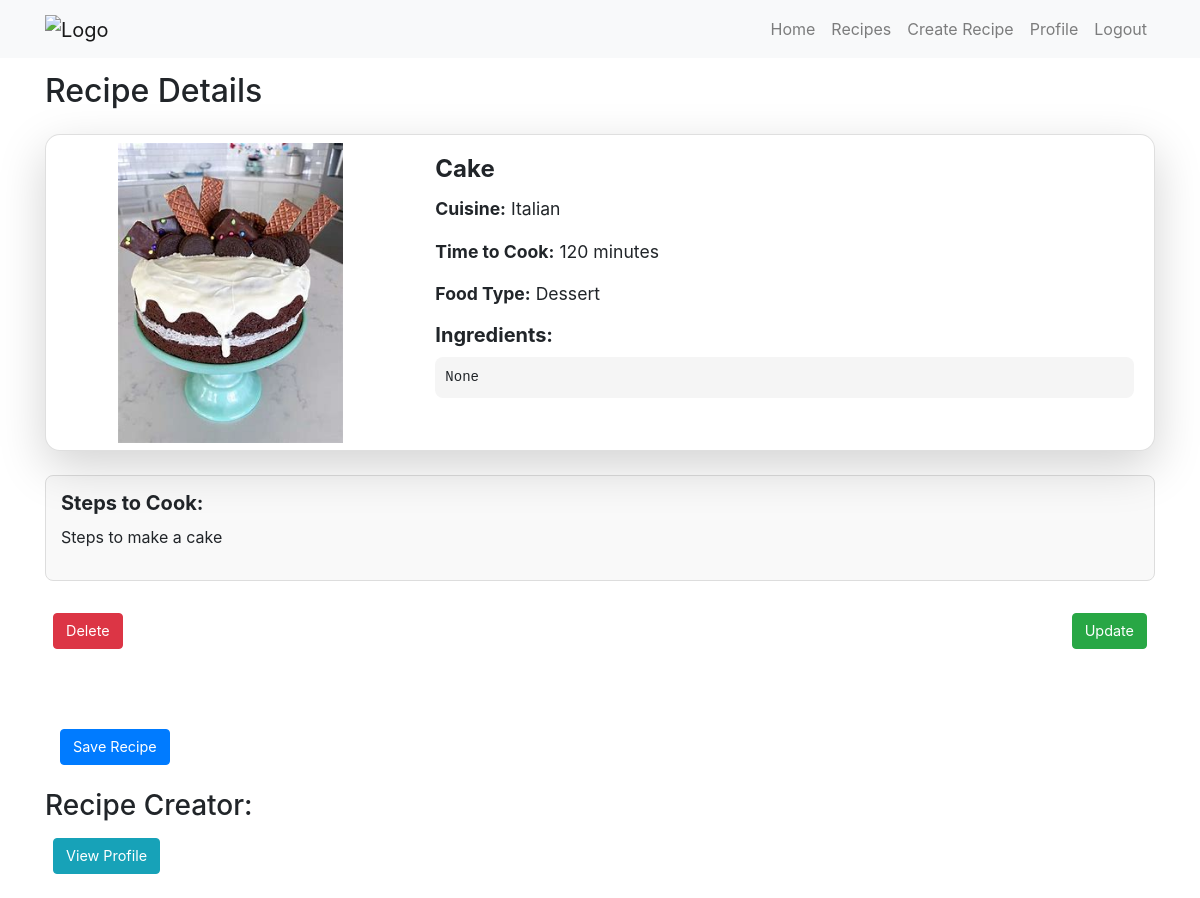
Page /recipe/recipe-detail/40 on the committed database.
### recipe/models.py (models this page shows, shortened)
class RecipeModel(models.Model):
    chef = models.ForeignKey(get_user_model(),on_delete=models.CASCADE,related_name="RecipeModel_chef",null=True,blank=True)
    recipe_name = models.CharField(max_length=200)
    picture = models.ImageField(upload_to='recipes/',blank=True,null=True)
    cuisine = models.CharField(max_length=100, default='Unknown')
    time_to_cook = models.CharField(max_length=100,default=0)
    food_type = models.CharField(max_length=100,default='Unknown')
    description = models.TextField()
    ingredients = models.TextField(blank=True, null=True)
    updated_at = models.DateTimeField(auto_now=True)
    created_at = models.DateTimeField(auto_now_add=True, editable=False)

### recipe/views.py (the view)
# urls.py: path('recipe-detail/<int:id>',recipe_detail, name='recipe_detail'),
def recipe_detail(request,id):
    recipe = get_object_or_404(RecipeModel,id=id)
    creator_username = recipe.chef.username if recipe.chef else None
    context = {
        'recipe': recipe,
        'creator_username': creator_username
    }
    return render(request, 'recipe_detail.html', context)

### recipe/templates/recipe_detail.html (shortened to what this page needs)
{% extends "base.html" %}
{% block body %}
{% include "navbar.html" %}
<div class="container mt-5 pt-4">
    <h2 class="mb-4">Recipe Details</h2>
    <div class="card mb-4 shadow-lg">
        <div class="row g-0">
            <div class="col-md-4 d-flex justify-content-center align-items-center">
                <img src="{{ recipe.picture.url }}" class="img-fluid rounded-start" style="max-height: 300px; object-fit: cover;" alt="{{ recipe.recipe_name }}">
            </div>
            <div class="col-md-8">
                <div class="card-body">
                    <h3 class="card-title">{{ recipe.recipe_name }}</h3>
                    <p class="card-text"><strong>Cuisine:</strong> {{ recipe.cuisine }}</p>
                    <p class="card-text"><strong>Time to Cook:</strong> {{ recipe.time_to_cook }} minutes</p>
                    <p class="card-text"><strong>Food Type:</strong> {{ recipe.food_type }}</p>
                    <div class="mb-3">
                        <h4>Ingredients:</h4>
                        <pre>{{ recipe.ingredients }}</pre>
                    </div>
                </div>
            </div>
        </div>
    </div>
    <div class="steps-box mb-4">
        <h4>Steps to Cook:</h4>
        <p class="steps-text">{{ recipe.description }}</p>
    </div>
    <div class="d-flex justify-content-between">
        <form method="post" action="{% url 'delete_recipe_view' recipe.id %}">
            <button type="submit" class="btn btn-danger">Delete</button>
        </form>
        <a href="{% url 'update_recipe_view' recipe.id %}" class="btn btn-success">Update</a>
    </div>
    {% include "saving.html"%}
    {% if creator_username %}
    <div class="mt-4">
        <h3>Recipe Creator:</h3>
        <p>
            <a href="{% url 'profile_view' username=creator_username %}" class="btn btn-info">
                View Profile
            </a>
        </p>
    </div>
    {% endif %}
</div>
{% endblock %}

### recipe/templates/recipe_detail.html (style rules this page uses)
.card { border-radius: 15px; }
.card-title { font-size: 1.5rem; font-weight: bold; }
.card-text { font-size: 1.1rem; }
.btn { font-size: 0.9rem; }
.btn-danger, .btn-success, .btn-info { margin: 0.5rem; }
.steps-box { border: 1px solid #ddd; padding: 15px; border-radius: 8px; background-color: #f9f9f9; }
.steps-box h4 { font-size: 1.25rem; font-weight: bold; margin-bottom: 10px; }
.steps-text { white-space: pre-wrap; }
.card-body { display: flex; flex-direction: column; }
.card img { max-height: 300px; width: auto; }
.row.g-0 { margin: 0; }
.col-md-4, .col-md-8 { padding: 0; }
.mb-3 h4 { font-size: 1.25rem; font-weight: bold; margin-bottom: 10px; }
pre { background-color: #f5f5f5; padding: 10px; border-radius: 8px; white-space: pre-wrap; word-wrap: break-word; }

### rows in the picture
RecipeModel: picture (picture), recipe_name "Cake", cuisine "Italian", time_to_cook "120", food_type "Dessert", ingredients "None", description "Steps to make a cake"
